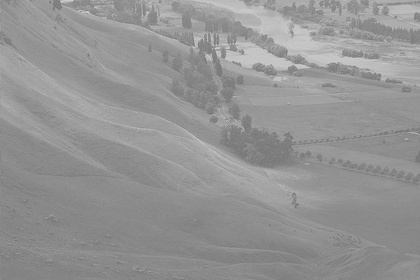
%> input picture ImageProcess/002/hw2.jpg, 420 x 280 px, shrunk from 800 x 534 before the run
$ octave temperory.m   (GNU Octave 9; MATLAB toolbox functions it lacks are replaced by stand-ins)
%> lines starting %> are read from the running program, lines starting %| are printed output that depends on the picture
clc
close all
clear all
I = imread('hw2.jpg');
%> I is the input picture: size 280x420 uint8; min 112, max 214, mean 148

%统计出I的行列数 以及 总的像素数%
[row,col]=size(I);
%> row = 280; col = 420
sizeim = row*col;
%> sizeim = 117600

%计算直方图
num = 1:256;
I1 = reshape(I,1,[]);
histnum = zeros(1,256);
for i = num
    [row,histnum(1,i)] = size(find(I1(:,:)==i-1));
    %统计0-255的每一个像素值的总数目
end
%> after the loop, histnum = 256 values, max 4800 at index 139, min 0 at index 1, mean 459.4
figure
subplot(2,2,1);
imshow(I);
title('Origin Image');
subplot(2,2,2);
bar(histnum);
title('Hist of the Origin');

%计算新的映射关系
sum_im = zeros(1,256);
sum_im(1,1) = histnum(1,1);
num = 2:256;
for i = num
    sum_im(1,i) = sum_im(1,i-1)+histnum(1,i);
end
%> after the loop, sum_im = 256 values from 0 to 117600
reset = uint8(sum_im/(sizeim/256));
%> reset = 256 values from 0 to 255

%计算新图像
newIm = I;
num = 1:256;
for i = num
    A = find(I(:,:) == i-1);
    newIm(A) = reset(1,i);
end
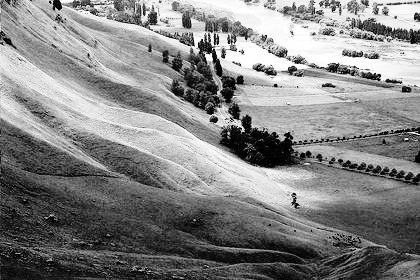
%> newIm: size 280x420 uint8; min 0, max 255, mean 131
subplot(2,2,3);
imshow(newIm);
title('Modified Image');
subplot(2,2,4);
hist(double(reshape(newIm,1,[])));
title('Hist of the Modified');
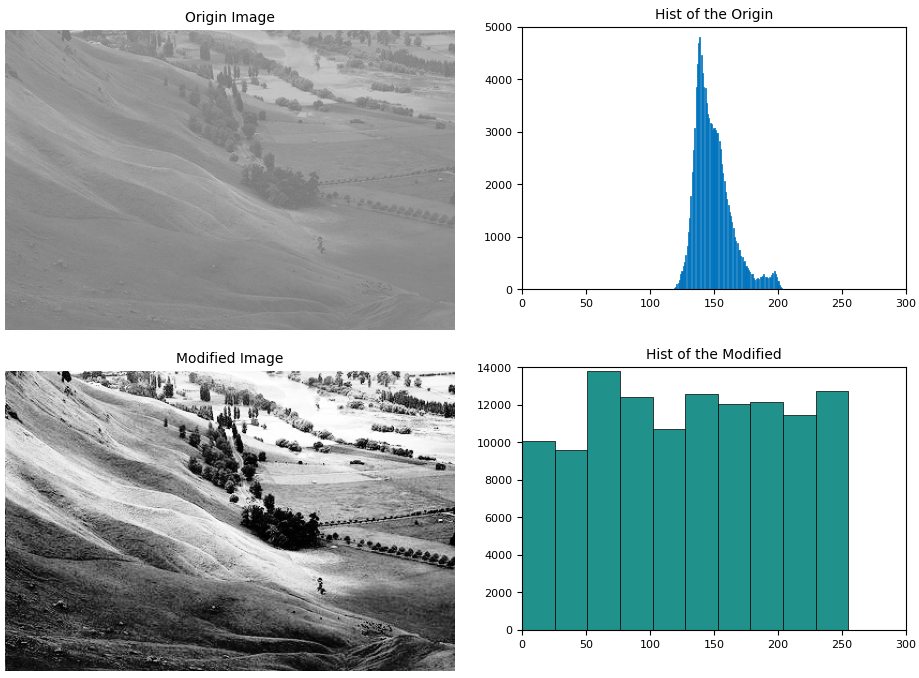
%> figure redrawn from the program's plot data, 4 panels

%计算新的亮度增强图形
figure
subplot(2,2,1);
imshow(newIm);
title('Origin Image');
Ilight = uint8(newIm + 10);
subplot(2,2,2);
imshow(Ilight);
title('newImage = Origin + 10');
Ilight = uint8(newIm + 50);
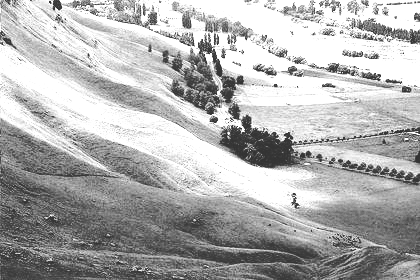
%> Ilight: size 280x420 uint8; min 50, max 255, mean 175.7
subplot(2,2,3);
imshow(Ilight);
title('newImage = Origin + 50');
Ilight = uint8(sqrt(double(newIm)*255));
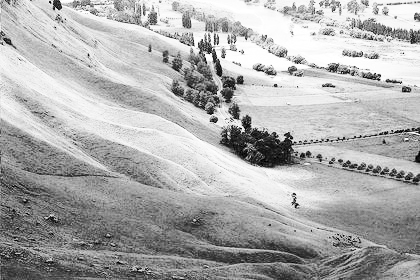
%> Ilight: size 280x420 uint8; min 0, max 255, mean 172.9
subplot(2,2,4);
imshow(Ilight);
title('newImage = Sqrt(Origin*255)');

%计算翻转图
DiffIm = 255 - newIm;
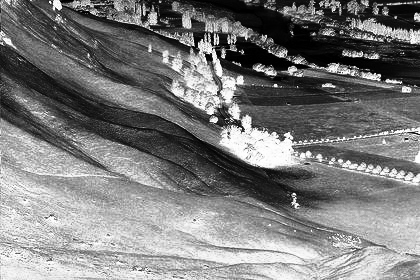
%> DiffIm: size 280x420 uint8; min 0, max 255, mean 124
figure
subplot(1,2,1);
imshow(newIm);
title('Image');
subplot(1,2,2);
imshow(DiffIm);
title('Invert Image');
